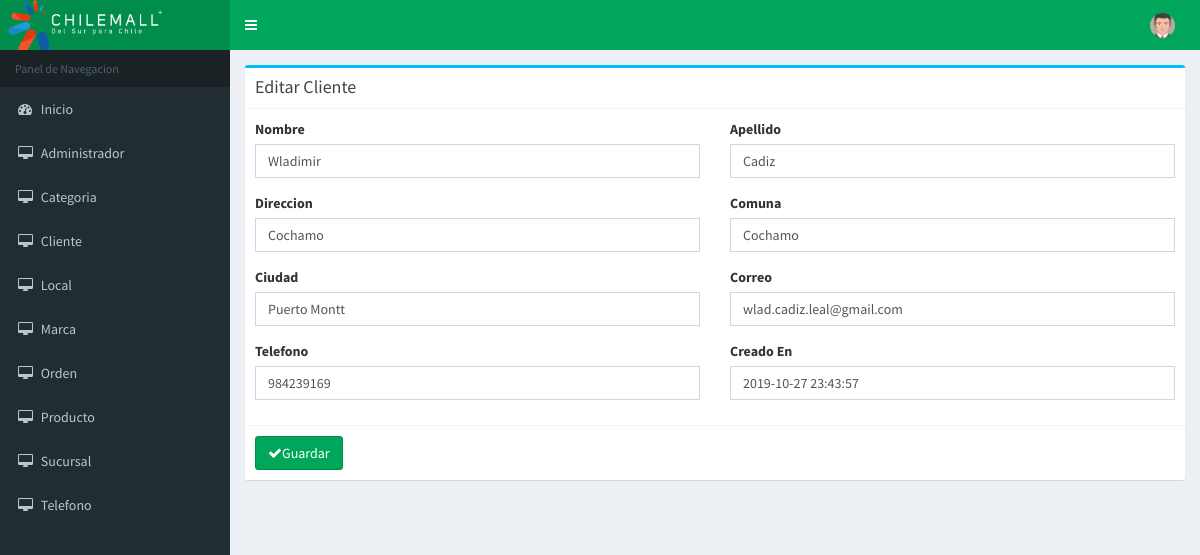
The page /cliente/edit/199626833 on the database its author committed.
### tables this page shows
CREATE TABLE `clientes` (
  `rut` int(9) NOT NULL,
  `nombre` varchar(256) NOT NULL,
  `apellido` varchar(256) NOT NULL,
  `direccion` varchar(256) NOT NULL,
  `comuna` varchar(256) NOT NULL,
  `ciudad` varchar(256) NOT NULL,
  `correo` varchar(256) NOT NULL,
  `telefono` varchar(256) NOT NULL,
  `creado_en` timestamp NOT NULL DEFAULT CURRENT_TIMESTAMP
);

### application/controllers/Cliente.php (called while the page is built, shortened)
<?php
class Cliente extends CI_Controller{
    function __construct()
    {
        $this->load->model('Cliente_model');
    }
    function edit($rut)
    {
        $data['cliente'] = $this->Cliente_model->get_cliente($rut);
        if(isset($data['cliente']['rut']))
        {
            if(isset($_POST) && count($_POST) > 0)
            {
                $params = array(
					'nombre' => $this->input->post('nombre'),
					'apellido' => $this->input->post('apellido'),
					'direccion' => $this->input->post('direccion'),
					'comuna' => $this->input->post('comuna'),
					'ciudad' => $this->input->post('ciudad'),
					'correo' => $this->input->post('correo'),
					'telefono' => $this->input->post('telefono'),
					'creado_en' => $this->input->post('creado_en'),
                );
                $this->Cliente_model->update_cliente($rut,$params);
                redirect('cliente/index');
            }
            else
            {
                $data['_view'] = 'cliente/edit';
                $this->load->view('layouts/main',$data);
            }
        }
        else
            show_error('The cliente you are trying to edit does not exist.');
    }
}

### index.php (called while the page is built, shortened)
<?php
require_once BASEPATH.'core/CodeIgniter.php';

### application/models/Cliente_model.php (called while the page is built, shortened)
<?php
class Cliente_model extends CI_Model
{
    function get_cliente($rut)
    {
        return $this->db->get_where('clientes',array('rut'=>$rut))->row_array();
    }
}

### application/views/cliente/edit.php (the view)
<div class="row">
    <div class="col-md-12">
      	<div class="box box-info">
            <div class="box-header with-border">
              	<h3 class="box-title">Editar Cliente</h3>
            </div>
			<?php echo form_open('cliente/edit/'.$cliente['rut']); ?>
			<div class="box-body">
				<div class="row clearfix">
					<div class="col-md-6">
						<label for="nombre" class="control-label">Nombre</label>
						<div class="form-group">
							<input type="text" name="nombre" value="<?php echo ($this->input->post('nombre') ? $this->input->post('nombre') : $cliente['nombre']); ?>" class="form-control" id="nombre" />
						</div>
					</div>
					<div class="col-md-6">
						<label for="apellido" class="control-label">Apellido</label>
						<div class="form-group">
							<input type="text" name="apellido" value="<?php echo ($this->input->post('apellido') ? $this->input->post('apellido') : $cliente['apellido']); ?>" class="form-control" id="apellido" />
						</div>
					</div>
					<div class="col-md-6">
						<label for="direccion" class="control-label">Direccion</label>
						<div class="form-group">
							<input type="text" name="direccion" value="<?php echo ($this->input->post('direccion') ? $this->input->post('direccion') : $cliente['direccion']); ?>" class="form-control" id="direccion" />
						</div>
					</div>
					<div class="col-md-6">
						<label for="comuna" class="control-label">Comuna</label>
						<div class="form-group">
							<input type="text" name="comuna" value="<?php echo ($this->input->post('comuna') ? $this->input->post('comuna') : $cliente['comuna']); ?>" class="form-control" id="comuna" />
						</div>
					</div>
					<div class="col-md-6">
						<label for="ciudad" class="control-label">Ciudad</label>
						<div class="form-group">
							<input type="text" name="ciudad" value="<?php echo ($this->input->post('ciudad') ? $this->input->post('ciudad') : $cliente['ciudad']); ?>" class="form-control" id="ciudad" />
						</div>
					</div>
					<div class="col-md-6">
						<label for="correo" class="control-label">Correo</label>
						<div class="form-group">
							<input type="text" name="correo" value="<?php echo ($this->input->post('correo') ? $this->input->post('correo') : $cliente['correo']); ?>" class="form-control" id="correo" />
						</div>
					</div>
					<div class="col-md-6">
						<label for="telefono" class="control-label">Telefono</label>
						<div class="form-group">
							<input type="text" name="telefono" value="<?php echo ($this->input->post('telefono') ? $this->input->post('telefono') : $cliente['telefono']); ?>" class="form-control" id="telefono" />
						</div>
					</div>
					<div class="col-md-6">
						<label for="creado_en" class="control-label">Creado En</label>
						<div class="form-group">
							<input type="text" name="creado_en" value="<?php echo ($this->input->post('creado_en') ? $this->input->post('creado_en') : $cliente['creado_en']); ?>" class="form-control" id="creado_en" />
						</div>
					</div>
				</div>
			</div>
			<div class="box-footer">
            	<button type="submit" class="btn btn-success">
					<i class="fa fa-check"></i>Guardar
				</button>
	        </div>
			<?php echo form_close(); ?>
		</div>
    </div>
</div>

### rows shown on the page
clientes: nombre "Wladimir", apellido "Cadiz", direccion "Cochamo", comuna "Cochamo", ciudad "Puerto Montt", correo "wlad.cadiz.leal@gmail.com", telefono "984239169", creado_en "2019-10-27 23:43:57"
